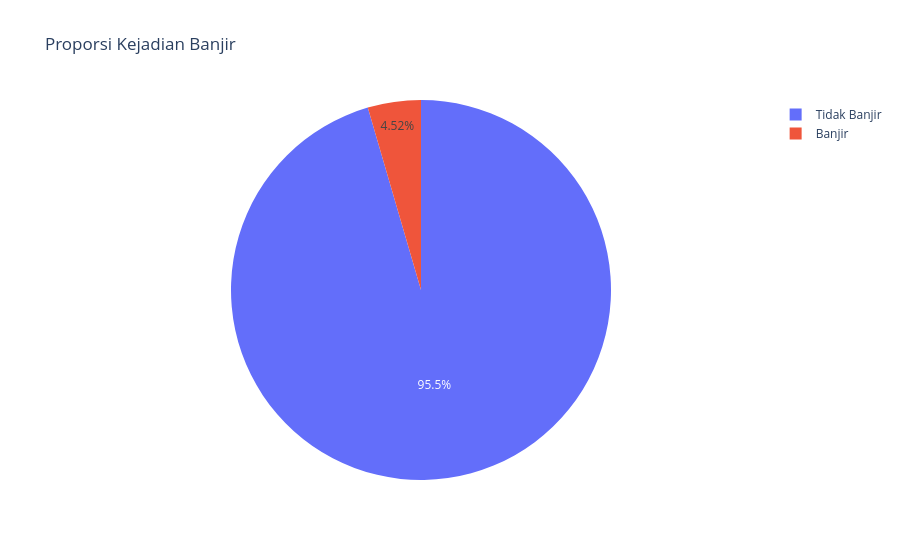

The notebook cell this image was saved under:
### Markdown cell above
## 5. Proporsi Kejadian Banjir Secara Keseluruhan

### Code cell
target_counts = df_pd['target'].value_counts().reset_index()
target_counts.columns = ['target_status', 'count']
target_counts['target_status'] = target_counts['target_status'].apply(lambda x: 'Banjir' if x == 1 else 'Tidak Banjir')
fig5 = px.pie(target_counts, names='target_status', values='count', title='Proporsi Kejadian Banjir')
fig5.show()

### Figure 1 — Plotly figure (JSON) as saved in the notebook; plotly's stock layout.template omitted (floating-point values rounded to 4 significant figures)
{"data": [{"domain": {"x": [0, 1], "y": [0, 1]}, "hovertemplate": "target_status=%{label}<br>count=%{value}<extra></extra>", "labels": ["Tidak Banjir", "Banjir"], "legendgroup": "", "name": "", "showlegend": true, "type": "pie", "values": [979446, 46355]}], "layout": {"legend": {"tracegroupgap": 0}, "title": {"text": "Proporsi Kejadian Banjir"}}}
